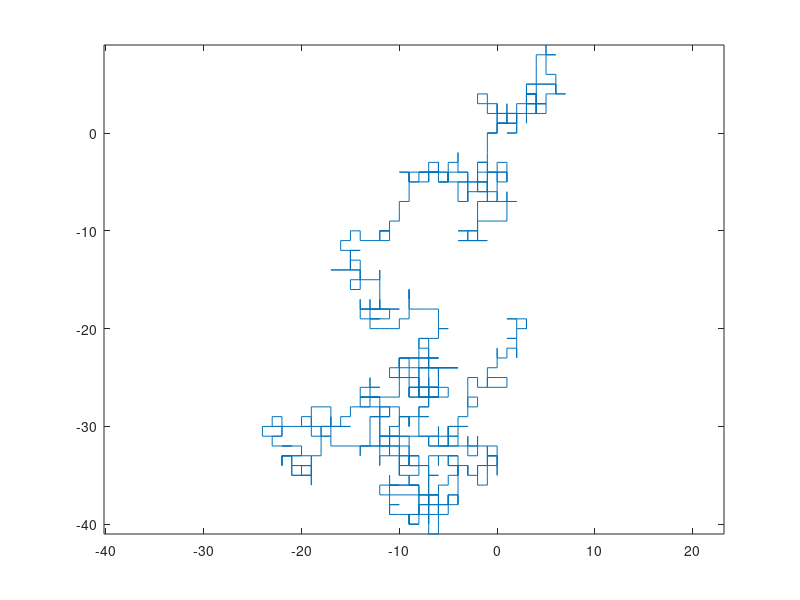

This figure's MATLAB source:
clear all;
clc;
steps=1000;
dir = [1 0; 0 1; -1 0; 0 -1];

figure()

randomWalk = @(n) cumsum(dir(floor(rand(1,n)*4)+1,:));

a = randomWalk(steps);
plot(a(:,1),a(:,2));
axis('equal');
